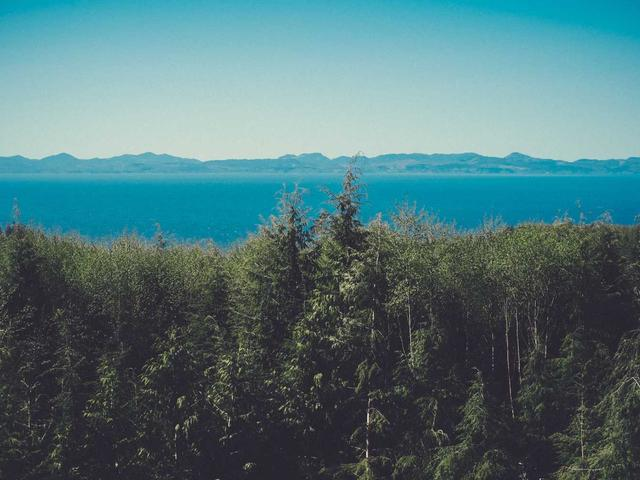
#> input picture backend/tests/data/a.jpg, 640 x 480 px
$ python -i verify.py   (imports and definitions only)
#> lines starting #> are read from the running program, lines starting #| are printed output that depends on the picture
### backend/app/gate/settings.py
"""Settings for the gate pipeline."""
import hashlib
import json
from pathlib import Path
from typing import Literal

import yaml
from pydantic import BaseModel

GateMode = Literal["off", "shadow", "active", "stub"]


class GateModes(BaseModel):
    """Execution modes for gate components."""
    tier1: GateMode
    related: GateMode
    tier2: GateMode
    tier3: GateMode
    ml_detector: GateMode
    c2pa: GateMode
    watermark: GateMode


class GateSettings(BaseModel):
    """Typed settings loaded from config.yaml."""
    version: str
    modes: GateModes

    # G1
    k_candidates: int
    index_crops: bool
    max_parallel_candidates: int
    descriptor_cache_size: int
    # G2
    sift_nfeatures: int
    working_long_side: int
    ratio_test: float
    ransac_reproj_px: float
    min_inliers: int
    min_spread_cells: int
    min_inlier_coverage: float
    containment_coverage: float
    containment_min_coverage: float
    reproj_tight_px: float
    min_tight_inlier_frac: float
    low_feature_kps: int
    low_feature_min_inliers: int
    low_feature_min_spread_cells: int
    low_feature_min_tight_frac: float
    ecc_fallback: bool
    ecc_fallback_min_dino: float
    ecc_fallback_min_cc: float
    ecc_fallback_max_aspect_diff: float
    # G3
    ecc_downscale: float
    info_grad_min: float
    min_info_frac: float
    min_info_pixels: int
    change_threshold: int
    # G4
    tier1_residual_p90_max: float
    tier1_residual_median_max: float
    tier1_changed_frac_max: float
    tier1_hp_ncc_min: float
    tier1b_residual_p90_max: float
    tier1b_residual_median_max: float
    tier1b_flow_median_max_px: float
    tier1b_changed_frac_max: float
    tier1b_hp_ncc_min: float
    tier1_flow_median_max_px: float
    tier2_flow_median_max_px: float
    tier2_edge_corr_min: float
    tier3_lead_score_min: float
    tier3_margin_min: float
    # G0 / G5
    evidence_max_side: int
    uniform_std_max: float
    uniform_light_min: float
    uniform_dark_max: float


def load_settings() -> tuple[GateSettings, str, str]:
    """Load settings from config.yaml and return (settings, hash, raw_json)."""
    config_path = Path(__file__).parent / "config.yaml"
    with open(config_path, "r", encoding="utf-8") as f:
        raw_dict = yaml.safe_load(f)
    settings = GateSettings(**raw_dict)
    canonical = json.dumps(raw_dict, sort_keys=True)
    settings_hash = hashlib.sha256(canonical.encode("utf-8")).hexdigest()
    return settings, settings_hash, canonical


settings, config_hash, config_snapshot = load_settings()

### backend/app/gate/verify.py
"""G2: Geometric Verification (SIFT + MAGSAC + repeated-pattern guard)."""
import logging
import threading
from collections import OrderedDict
from dataclasses import dataclass
from pathlib import Path
from typing import List, Optional

import cv2
import numpy as np
from PIL import Image, ImageOps

from app import storage
from app.gate.settings import settings

logger = logging.getLogger(__name__)

# Names the SIFT cache; changes whenever the settings that shape the features change.
# [1 line that did not run here, left out]

# Bounds for a plausible copy transform (query working coords -> target working coords).
MIN_SCALE, MAX_SCALE = 0.05, 20.0
MAX_PERSPECTIVE = 1e-3

# Query orientations tried against every target: as-is and mirrored left-right. SIFT is rotation
# invariant, so rotations by any angle and a top-bottom flip (= mirror + 180 degrees) need no extra attempt.
FLIP_MODES = ("", "h")


# [13 lines left out: functions apply_flip, cache_dir, not called in this run]


@dataclass
class VerifyResult:
    credible: bool
    reason: str
    inlier_count: int
    inlier_coverage_q: float
    inlier_coverage_t: float
    scale: float
    rotation: float
    perspective: float
    flip: str  # "", "h" or "v": which orientation of the query matched
    homography: Optional[np.ndarray] = None  # query working coords -> target working coords
    q_inliers: Optional[np.ndarray] = None  # query working coords (of the flipped query if flip)
    t_inliers: Optional[np.ndarray] = None  # target working coords
    raw_matches: Optional[List[cv2.DMatch]] = None
    tight_inlier_frac: float = 0.0
    low_feature: bool = False  # few keypoints (flat art): relaxed counts, stricter fit
    method: str = "sift"  # "sift", or "ecc" for the whole-image fallback (then tight_inlier_frac holds the ECC correlation)
    q_size: Optional[tuple] = None  # (w, h) of the query's working frame (q_inliers live in it)
    t_size: Optional[tuple] = None  # (w, h) of the target's working frame

    @property
    def flipped(self) -> bool:
        return bool(self.flip)


def working_scale(w: int, h: int) -> float:
    """Factor by which an image of this size is shrunk to the working resolution (never enlarged)."""
    return min(1.0, settings.working_long_side / max(w, h, 1))


# [7 lines left out: function _resize_long_side, not called in this run]


def extract_features(image: Image.Image) -> tuple[np.ndarray, np.ndarray]:
    """SIFT on the working-resolution grayscale. Returns keypoints (N, 2) and descriptors (N, 128)."""
    cv2.setRNGSeed(42)

    img_cv = cv2.cvtColor(np.array(image.convert("RGB")), cv2.COLOR_RGB2GRAY)
    resized, _ = _resize_long_side(img_cv, settings.working_long_side)

    sift = cv2.SIFT_create(nfeatures=settings.sift_nfeatures)
    kps, descs = sift.detectAndCompute(resized, None)

    if kps is None or len(kps) == 0 or descs is None:
        return np.zeros((0, 2), dtype=np.float32), np.zeros((0, 128), dtype=np.float32)

    pts = np.array([kp.pt for kp in kps], dtype=np.float32)
    return pts, descs


class QueryFeatures:
    """SIFT features of one query in each orientation, extracted lazily and at most once.

    Shared by every candidate of a check, so the (expensive) extraction does not repeat per candidate.
    """

    # [10 lines left out: functions __init__, get, not called in this run]


# Small in-memory LRU of target descriptors: np.load of a 2 MB .npz per candidate per check adds up.
_desc_cache: "OrderedDict[tuple, tuple[np.ndarray, np.ndarray]]" = OrderedDict()
_desc_lock = threading.Lock()


# [255 lines left out: functions _cache_get, _cache_put, get_cached_features, get_cached_size, match_features, compute_coverage_and_spread and 6 more, not called in this run]

>>> from PIL import Image
>>> picture = Image.open('../../tests/data/a.jpg')
#> picture is the input picture: PIL image 640x480 RGB; mean R, G, B 80.4, 116.2, 120.7
>>> result = extract_features(picture)
#> in extract_features, `img_cv = cv2.cvtColor(np.array(image.convert("RGB")), cv2.COLOR_RGB2GR..`:
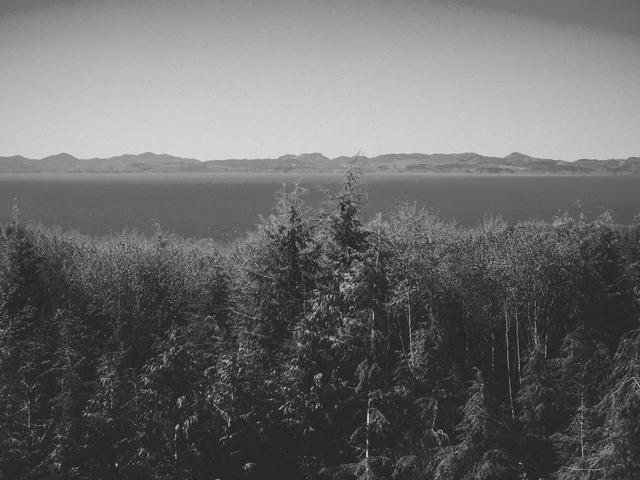
#> img_cv: shape (480, 640); min 12, max 226, mean 106
#> (the run stopped early here; a loop or call above may not have finished)

$ run again, on backend/tests/data/c.jpg
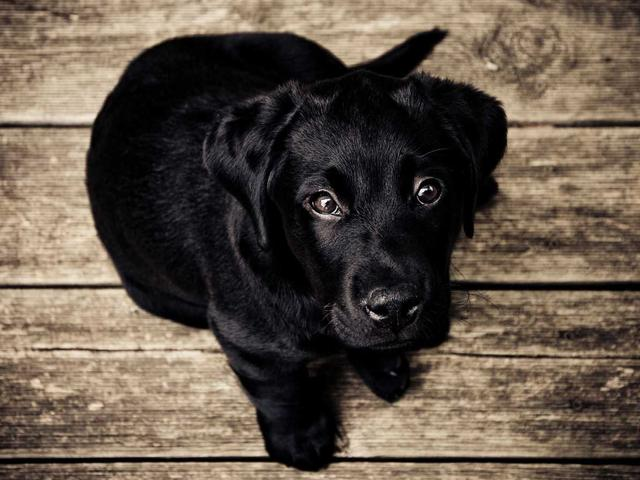
#> input picture backend/tests/data/c.jpg, 640 x 480 px
#> picture is the input picture: PIL image 640x480 RGB; mean R, G, B 95.8, 83.4, 71.4
#> in extract_features, `img_cv = cv2.cvtColor(np.array(image.convert("RGB")), cv2.COLOR_RGB2GR..`:
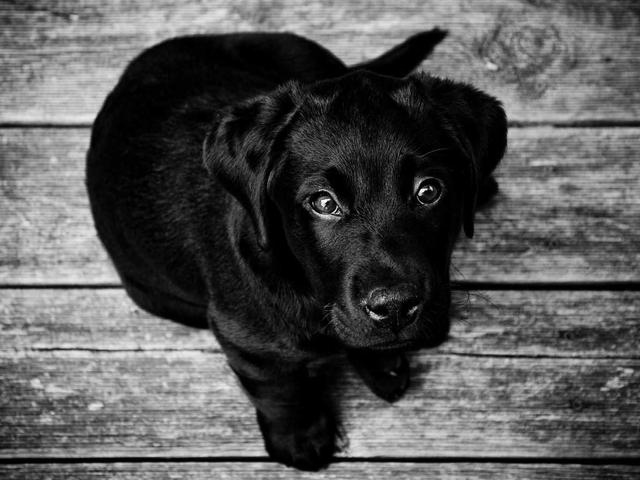
#> img_cv: shape (480, 640); min 0, max 254, mean 85.7
